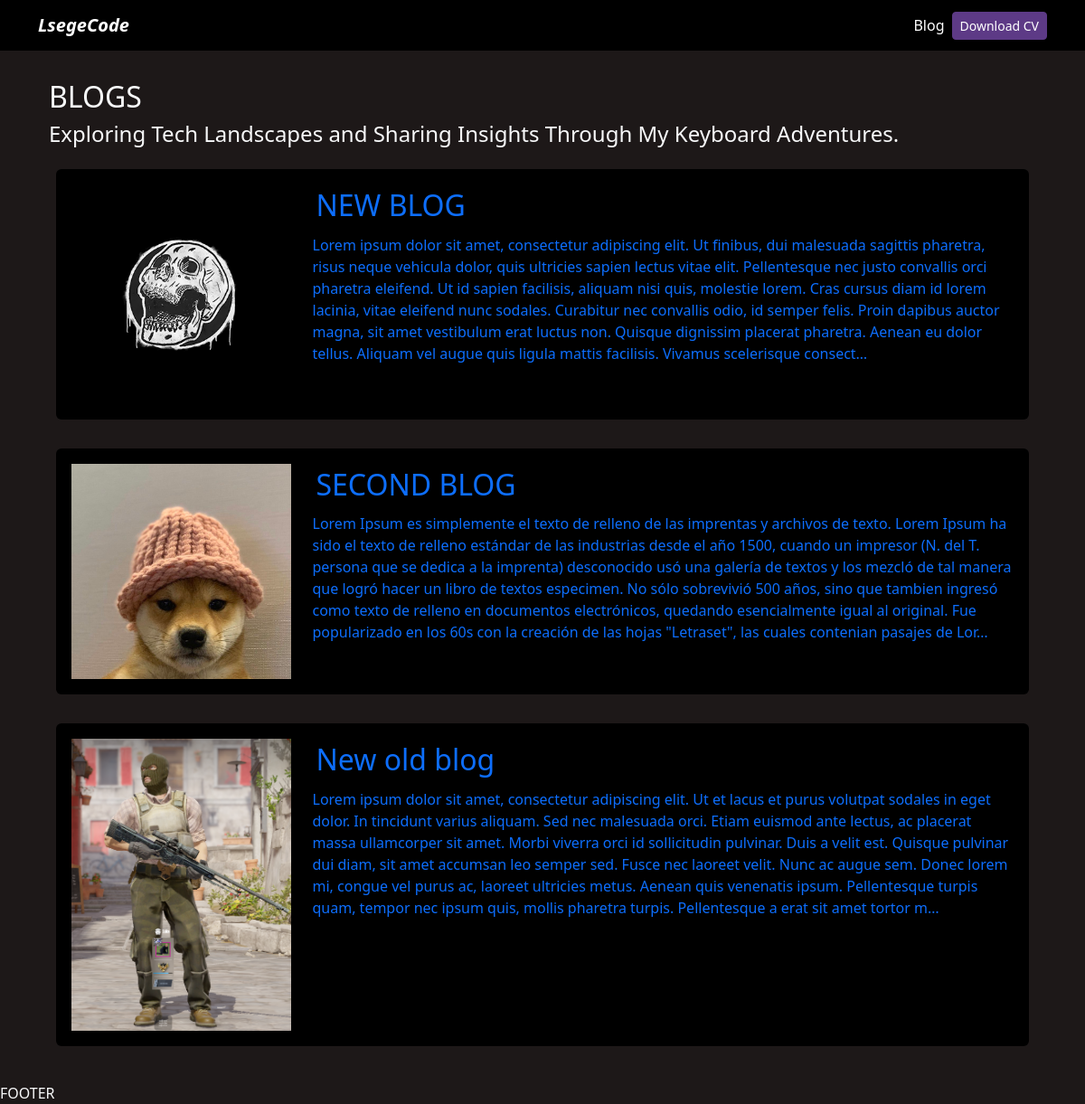
Screenshot of /blog/ with the database file from the repository.
### blog/models.py (models this page shows, shortened)
class Post(models.Model):
    title = models.CharField(max_length=100)
    description = models.TextField()
    image = models.ImageField(upload_to = 'blog/images')
    date = models.DateField(datetime.date.today)

### blog/views.py (the view)
# urls.py: path('', views.render_posts, name='posts'),
def render_posts(request):
    posts = Post.objects.all()
    return render(request, 'posts.html', {'posts': posts})

### blog/templates/posts.html
{% extends "./base.html" %} {% block title %}BLOG{%endblock%} {% block body %}
{% load static %}
<h1 class="fs-2 my-auto py-2">BLOGS</h1>
<h4>
  Exploring Tech Landscapes and Sharing Insights Through My Keyboard Adventures.
</h4>
{% for post in posts %}
<div class="card-blog py-2">
  <a href="{%url 'blog:post_detail' post.id%}" style="text-decoration:none">
    <div class="p-2">
      <div class="card card-body bg-black ">
        <div class="row">
          <div class="col-3">
            <img
              class="img-fluid"
              src="{{post.image.url}}"
              alt="{{post.title}}"
            />
          </div>
          <div class="col-9">
            <h2 class="p-1">{{post.title}}</h2>
            {{post.description|safe|truncatechars:600}}
          </div>
        </div>
      </div>
    </div>
  </a>
</div>
{% endfor %} {% endblock %}

### portfolio/static/css/main.css (style rules this page uses)
body { background: #1d1818; }
.bg-black { background: #000000; }

### rows the page displays
Post: image (picture), title "NEW BLOG", description "Lorem ipsum dolor sit amet, consectetur adipiscing elit. Ut finibus, dui malesuada sagittis pharetra, risus neque vehicula dolor, quis ultricies sapien lectus vitae elit. Pellentesque nec justo convallis orci pharetra eleifend. Ut id sapien facilisis, aliquam nisi quis, molestie lorem. Cras cursus diam id lorem lacinia, vitae eleifend nunc sodales. Curabitur nec convallis odio, id semper felis. Proin dapibus auctor magna, sit amet vestibulum erat luctus non. Quisque dignissim placerat pharetra. Aenean eu dolor tellus. Aliquam vel augue quis ligula mattis facilisis. Vivamus scelerisque consect…"
Post: image (picture), title "SECOND BLOG", description "Lorem Ipsum es simplemente el texto de relleno de las imprentas y archivos de texto. Lorem Ipsum ha sido el texto de relleno estándar de las industrias desde el año 1500, cuando un impresor (N. del T. persona que se dedica a la imprenta) desconocido usó una galería de textos y los mezcló de tal manera que logró hacer un libro de textos especimen. No sólo sobrevivió 500 años, sino que tambien ingresó como texto de relleno en documentos electrónicos, quedando esencialmente igual al original. Fue popularizado en los 60s con la creación de las hojas \"Letraset\", las cuales contenian pasajes de Lor…"
Post: image (picture), title "New old blog", description "Lorem ipsum dolor sit amet, consectetur adipiscing elit. Ut et lacus et purus volutpat sodales in eget dolor. In tincidunt varius aliquam. Sed nec malesuada orci. Etiam euismod ante lectus, ac placerat massa ullamcorper sit amet. Morbi viverra orci id sollicitudin pulvinar. Duis a velit est. Quisque pulvinar dui diam, sit amet accumsan leo semper sed. Fusce nec laoreet velit. Nunc ac augue sem. Donec lorem mi, congue vel purus ac, laoreet ultricies metus. Aenean quis venenatis ipsum. Pellentesque turpis quam, tempor nec ipsum quis, mollis pharetra turpis. Pellentesque a erat sit amet tortor m…"
